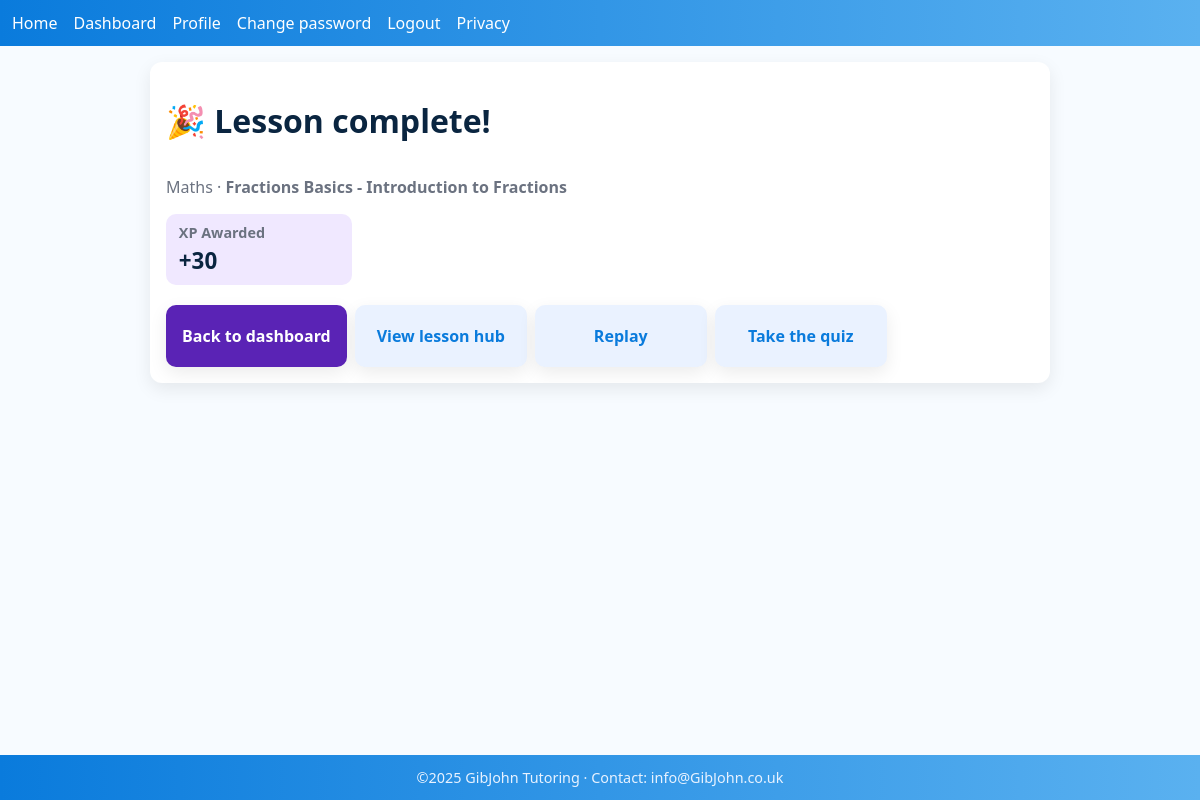
/lesson/1/complete (signed in), run on the app's committed database.
### models.py (models this page shows, shortened)
class Class(db.Model):
    __tablename__ = "classes"
    class_id    = db.Column(db.Integer, primary_key=True)
    title       = db.Column(db.String(120), nullable=False)
    subject     = db.Column(db.String(80), nullable=False)
    year_group  = db.Column(db.Integer, nullable=False)
    tutor_id    = db.Column(db.Integer, db.ForeignKey("users.user_id"), nullable=False)
    created_at  = db.Column(db.DateTime, nullable=False, default=UTC_NOW)
    tutor = db.relationship("User", back_populates="classes_taught", foreign_keys=[tutor_id])
    enrollments = db.relationship("ClassEnrollment", back_populates="klass", cascade="all, delete-orphan")
    students = db.relationship(
        "User",
        secondary="class_enrollments",
        primaryjoin="Class.class_id==ClassEnrollment.class_id",
        secondaryjoin="User.user_id==ClassEnrollment.user_id",
        viewonly=True,
    )
    assignments = db.relationship("Assignment", back_populates="class_", cascade="all, delete-orphan")

class Assignment(db.Model):
    __tablename__ = "assignments"
    assignment_id = db.Column(db.Integer, primary_key=True)
    resource_id   = db.Column(db.Integer, db.ForeignKey("resources.resource_id"), nullable=False)
    class_id      = db.Column(db.Integer, db.ForeignKey("classes.class_id"), nullable=False)
    title         = db.Column(db.String(120), nullable=False)
    due_date      = db.Column(db.DateTime)
    created_at    = db.Column(db.DateTime, nullable=False, default=UTC_NOW)
    updated_at    = db.Column(db.DateTime, nullable=False, default=UTC_NOW, onupdate=UTC_NOW)
    class_   = db.relationship("Class", back_populates="assignments")
    resource = db.relationship("Resources", back_populates="assignments")
    submissions = db.relationship("Submission", back_populates="assignment", cascade="all, delete-orphan")

### learner/routes.py (the view)
@bp.route("/lesson/<int:assignment_id>/complete", methods=["GET"])
@login_required
def lesson_complete(assignment_id):
    a = db.session.get(Assignment, assignment_id)
    if not a:
        flash("Lesson not found.", "error")
        return redirect(url_for("learner.dashboard"))
    db.session.add(ActivityLog(
        user_id=current_user.user_id,
        action=f"Finished lesson — {a.title} (+30 XP)"
    ))
    db.session.commit()
    return render_template(
        "learner/lesson_complete.html",
        assignment=a,
        xp_award=30
    )

### app.py (called while the page is built)
@login_manager.user_loader
def load_user(user_id):
    return User.query.get(int(user_id))

@app.before_request
def _dump_routes_once():
    if not getattr(app, "_routes_dumped", False):
        print("\n=== ROUTES (endpoint -> url) ===")
        for r in app.url_map.iter_rules():
            print(f"{r.endpoint:25} -> {r.rule}")
        print("================================\n")
        app._routes_dumped = True

### templates/learner/lesson_complete.html (shortened to what this page needs)
{% extends "base.html" %}
{% block content %}
<div class="card" style="display:grid; gap:.75rem; justify-items:start;">
<h1>🎉 Lesson complete!</h1>
<p class="muted" style="margin:0;">
{{ assignment.class_.subject|default('Subject')|capitalize }} ·
<strong>{{ assignment.title }}</strong>
</p>
<div class="kpi" style="margin-top:.25rem;">
<span class="kpi-label">XP Awarded</span>
<span class="kpi-value">+{{ xp_award }}</span>
</div>
<div style="display:flex; gap:.5rem; margin-top:.5rem;">
<a class="btn btn-primary" href="{{ url_for('learner.dashboard') }}">Back to dashboard</a>
<a class="btn btn-secondary" href="{{ url_for('learner.lesson', assignment_id=assignment.assignment_id) }}">View lesson hub</a>
<a class="btn btn-secondary" href="{{ url_for('learner.play_lesson', assignment_id=assignment.assignment_id) }}">Replay</a>
<a class="btn btn-secondary" href="{{ url_for('learner.lesson', assignment_id=assignment.assignment_id) }}#quizzes">Take the quiz</a>
</div>
</div>
{% endblock %}

### static/css/stylesheet.css (style rules this page uses)
body { font-family:system-ui,-apple-system,Segoe UI,Roboto,Arial,sans-serif; margin:0;background:#f7fbff; color:#0a2540 }
h1,h2,h3 { color:#0a2540 }
a { color:#0a7bdc; text-decoration:none }
.card { background:#fff; border-radius:12px; box-shadow:0 6px 18px rgb(0 0 0 / 8%); padding:1rem; }
.btn { display:inline-flex; align-items:center; justify-content:center; min-height:44px; min-width:140px; padding:.6rem 1rem; border-radius:10px; border:none; cursor:pointer; font-weight:700; box-shadow:0 6px 18px rgb(0 0 0 / 8%); }
.btn-primary { background:#0a7bdc; color:#fff; }
.btn-secondary { background:#eaf2ff; color:#0a7bdc; }
html, body { height: 100%; }
body { min-height: 100vh; display: flex; flex-direction: column; }
:root { --purple:#5a23b5; --purple-2:#7c3aed; --lav:#f0e8ff; --ink:#0a2540; --muted:#6b7280; --card:#fff; --shadow:0 6px 18px rgb(0 0 0 / 8%); --r:12px; }
.card { background:var(--card); border-radius:var(--r); box-shadow:var(--shadow); padding:1rem; overflow:hidden; }
.kpi { background:var(--lav); border-radius:10px; padding:.6rem .8rem; min-width:160px; display:grid; gap:.15rem; }
.kpi-label { color:var(--muted); font-size:.9rem; font-weight:600; }
.kpi-value { font-weight:800; font-size:1.4rem; color:var(--ink); }
.muted { color:var(--muted); margin:.25rem 0 0; }
.btn { display:inline-flex; align-items:center; justify-content:center; min-height:44px; padding:.55rem 1rem; border-radius:10px; border:none; cursor:pointer; font-weight:700; text-decoration:none; }
.btn-primary { background:var(--purple); color:#fff; }
.card { overflow: hidden; }

### data on the page
Class: class_.subject "Maths"
Assignment: title "Fractions Basics - Introduction to Fractions"

### other printed values
{{ xp_award }} "30"
